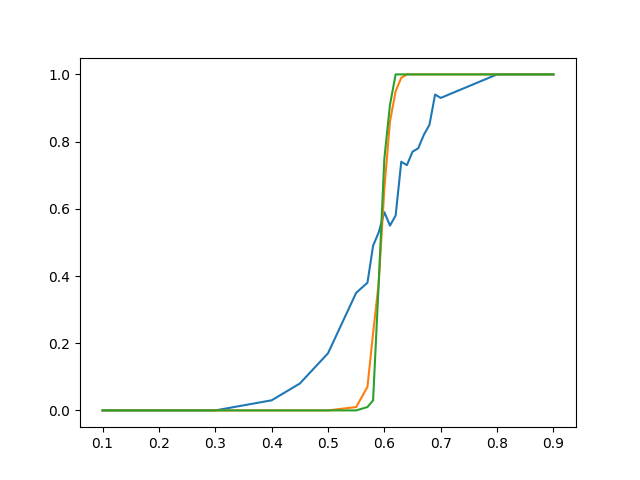

Generate this figure with Python:
import datetime
import numpy as np
import matplotlib.pyplot as plt
import random

time = datetime.datetime.now()
L_array = np.array([10, 100, 200])


def plane_init():  # creates a 2D array(plane) and prepares 'plane' for start(sets its initial values)
    plane = np.zeros(shape=(L + 1, L))
    i = 1
    while i < L + 1:
        j = 0
        while j < L:
            plane[i, j] = off_number
            j += 1
        i += 1
    return plane


probability = .57
probability_array = np.array(
    [0.1, 0.2, 0.3, 0.4, 0.45, 0.50, 0.55, 0.57, 0.58, 0.59, 0.60, 0.61, 0.62, 0.63, 0.64, 0.65, 0.66, 0.67, 0.68, 0.69,
     0.7, 0.8, 0.9])
global counter
counter = 1


def recolor(plane, max_value, min_value):  # subtitutes cells of array(plane),which have max_value with min_value
    color_array[int(max_value)] = color_array[int(min_value)]
    return None


def percolation_check(plane):  # checks if percolation has happened or not
    j = 0
    while j < L:
        if color_checker(plane[L, j]) == 1:
            return 1
        j += 1
    return 0


def color_checker(value):
    if color_array[int(value)] != int(value):
        return color_checker(color_array[int(value)])
    if color_array[int(value)] == int(value):
        if int(value) == 0:
            return 1
        else:
            return 0


def value_assign(plane, x, y):  # assign a value to a newly born cell(in 2D array 'plane')
    if plane[(x - 1), y] == off_number and plane[x, y - 1] == off_number:
        global counter
        plane[x, y] = counter
        counter = counter + 1
        return None
    elif plane[(x - 1), y] != off_number and plane[x, y - 1] == off_number:
        plane[x, y] = color_array[int(plane[x - 1, y])]
    elif plane[(x - 1), y] == off_number and plane[x, y - 1] != off_number:
        plane[x, y] = color_array[int(plane[x, y - 1])]
    elif plane[(x - 1), y] != off_number and plane[x, y - 1] != off_number:
        sorted_temp = np.sort((color_array[int(plane[x - 1, y])], color_array[int(plane[x, y - 1])]))
        plane[x, y] = sorted_temp[0]
        recolor(plane, sorted_temp[1], sorted_temp[0])
    return None


def mother(plane, x, y,
           probability):  # checks if a random number is less than probability,turns it on(gives birth to it!  LOL)
    temp = random.random()
    if temp <= probability:
        value_assign(plane, x, y)
    return None


Q_array = np.zeros(shape=(len(L_array),
                          len(probability_array)))  # in cell (i,j) of this array,value says the probability of percolation of system in length length_array[i] and probability of probaility_array[j]
k = 0
while k < len(L_array):
    L = L_array[k]
    off_number = -L  # value of off cells would be this
    m = 0
    while m < len(probability_array):
        Q = 0  # 'Q' counts the how many times percolation has happened in 100 run of system
        probability = probability_array[m]
        n = 0
        while n < 100:
            color_array = np.arange(L ** 2 + 1)
            counter = 1
            global plane
            plane = plane_init()
            i = 1
            while i < L + 1:
                j = 0
                while j < L:
                    mother(plane, i, j, probability)
                    j = j + 1
                i = i + 1
            n += 1
            Q = Q + percolation_check(plane)
        Q_array[k, m] = Q / 100
        m += 1
    k += 1

print(datetime.datetime.now() - time)
fig = plt.figure()
plt.plot(probability_array, Q_array[0, :])
plt.plot(probability_array, Q_array[1, :])
plt.plot(probability_array, Q_array[2, :])

plt.show()
